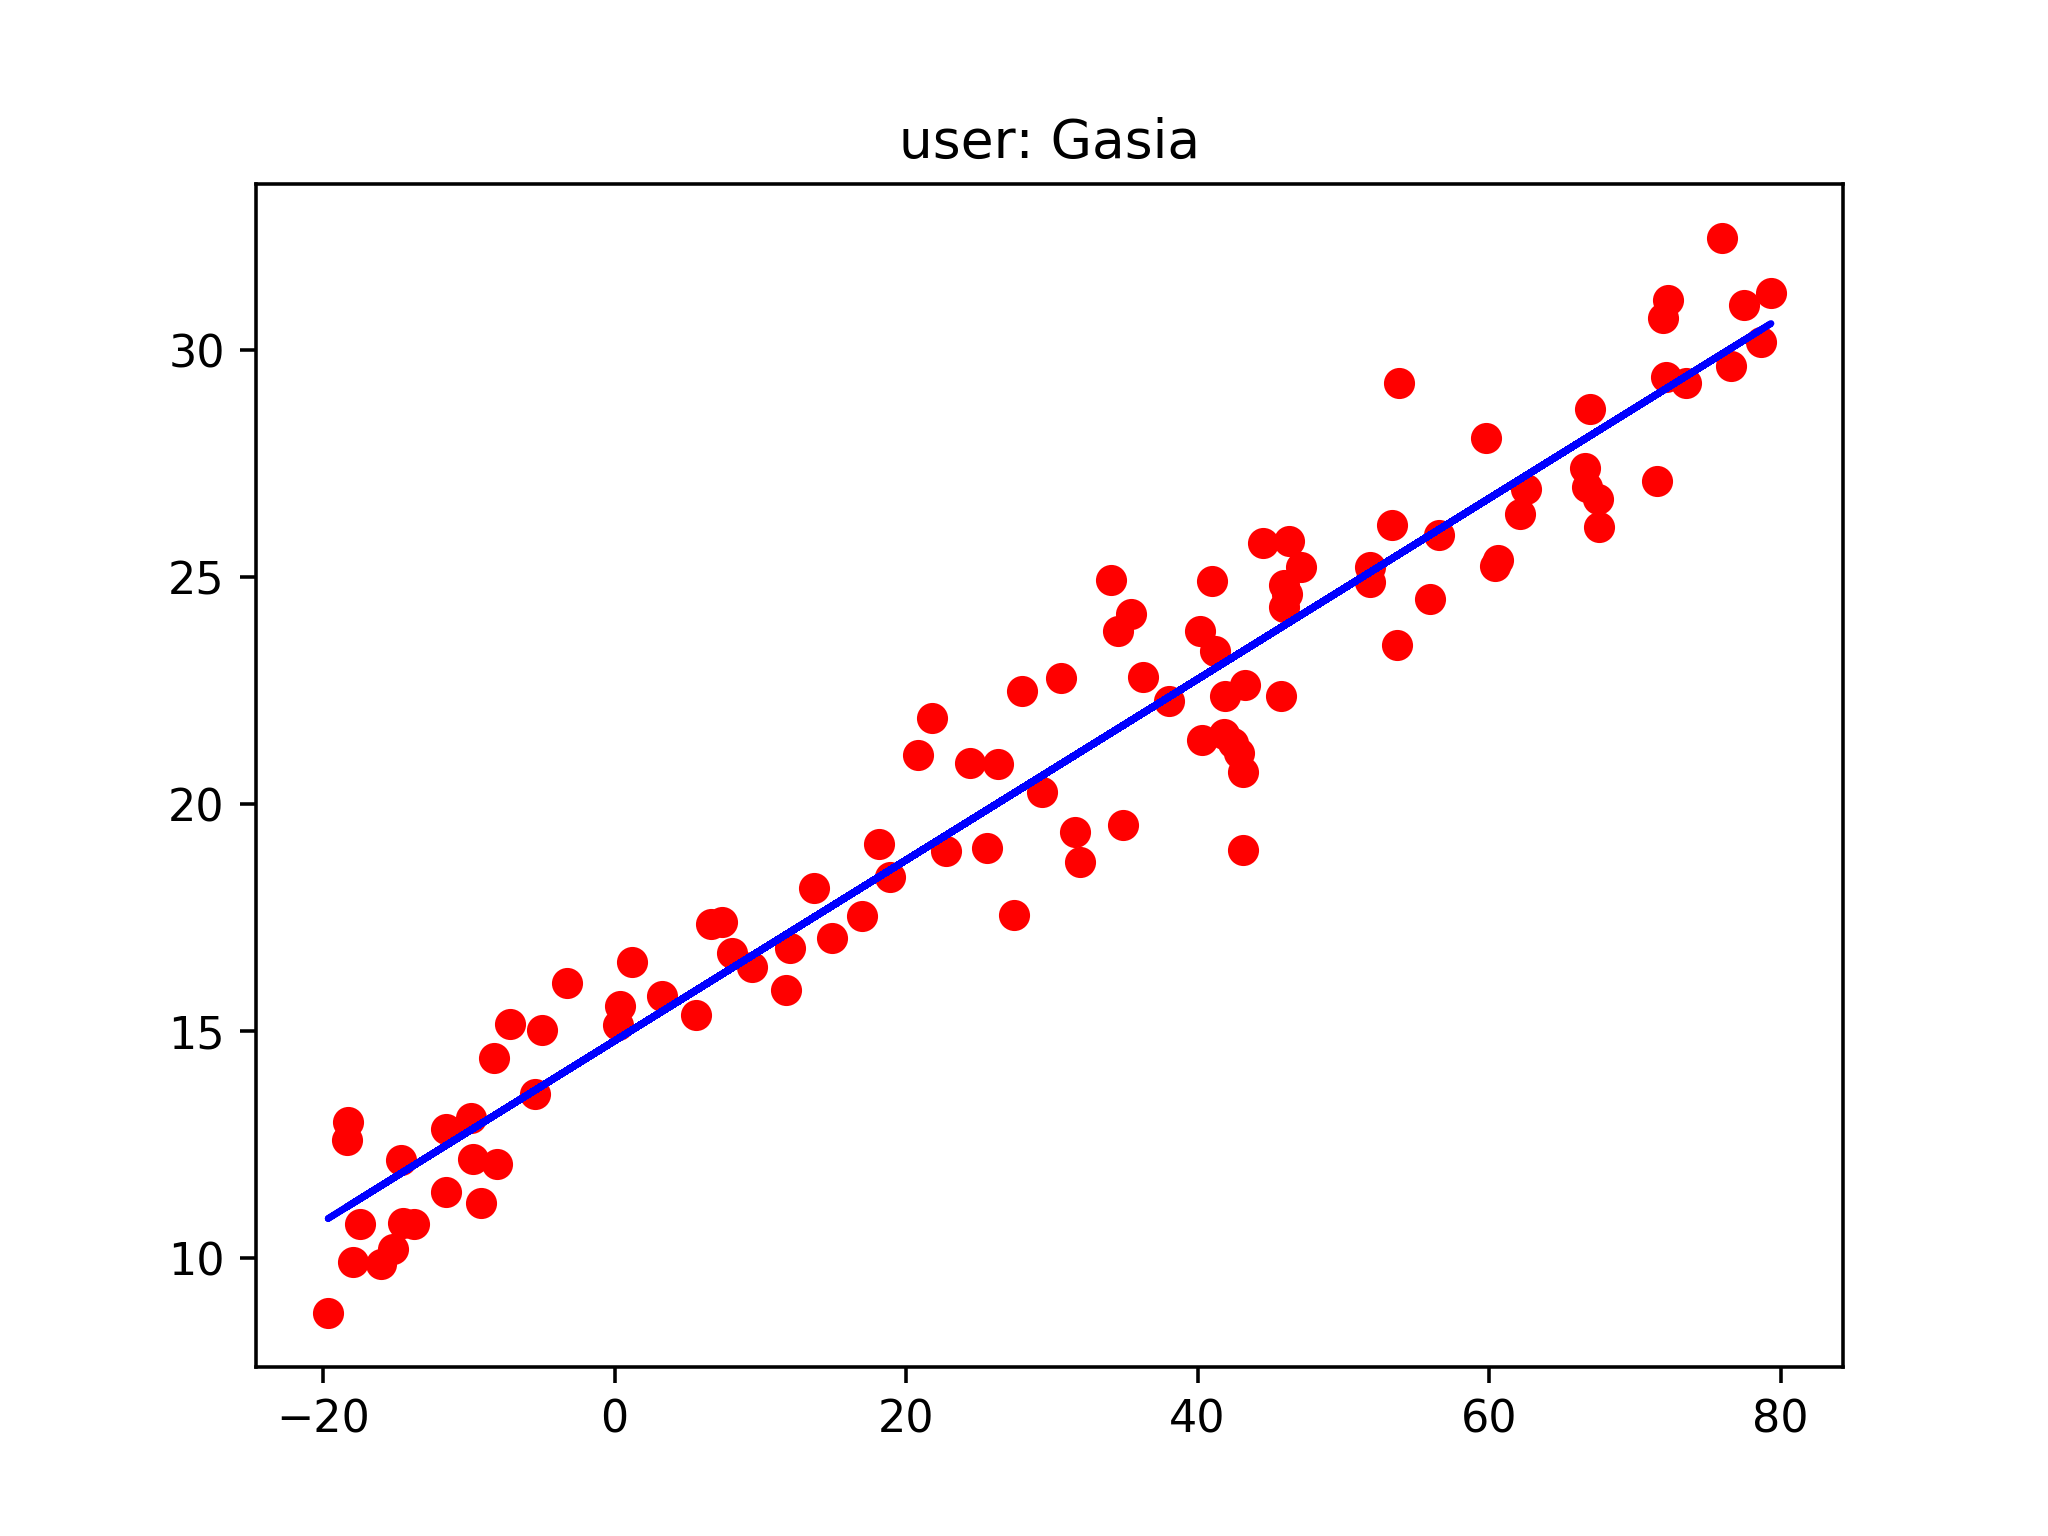

The script that drew this image:
#!/usr/bin/env python3
"""
Homework 1 of Machine Learning Course

Implement fit_linear_regression function.
Implement plot_fitted_line.

Example Usage:
    python3 homework1.py --user arsen

Make sure to test before submiting:
    python3 homework1.py test
"""
from __future__ import print_function
import argparse
import getpass
import hashlib
import matplotlib.pyplot as plt
import numpy as np


def parse_args(*argument_array):
    parser = argparse.ArgumentParser()
    parser.set_defaults(function=main)
    parser.add_argument('--user', default=getpass.getuser(),
                        help='Override system username with something else to '
                             'be include in the output file.')
    subs = parser.add_subparsers()
    test_parser = subs.add_parser('test')
    test_parser.set_defaults(function=test_function_signatures)
    args = parser.parse_args(*argument_array)
    return args


def test_function_signatures(args):
    beta = fit_linear_regression(np.array([[1, 2], [1, 3]]), np.array([2, 3]))
    # Make sure that fit_linear_regression returns a np.array
    assert type(beta) == np.ndarray
    # Make sure that fit_linear_regression returns beta of correct length
    assert beta.shape == (2,)
    # Make sure that fit_linear_regression returns beta of correct value
    assert np.abs(beta[0]) < 1e-10
    assert np.abs(beta[1] - 1) < 1e-10


def fit_linear_regression(data_matrix, response_vector):
    """
    :param data_matrix: A numpy matrix, i.e. array of shape (N, d+1),
            where each row is a data element (X)
    :param response_vector: A numpy array of shape (N,) of responses
            for each of the rows (y)
    :return: A vector containing the hyperplane equation (beta)
    """
    # TODO: Write the code that calculates beta_hat
    b0_hat, b1_hat = np.dot( np.dot( np.linalg.inv(np.dot(data_matrix.T, data_matrix)), data_matrix.T ), response_vector)
    return np.array([b0_hat, b1_hat])


def plot_fitted_line(b0, b1, X, Y, username):
    """
    :param b0: Intersept of line to plot
    :param b1: Slope of the line to plot
    :param X: An array of length N containing x coordinates of points
    :param Y: An array of length N containing y coordinates of points
    """
    # TODO: Write the plotting code.
    plt.title('user: {}'.format(username))
    line = b0 + b1*X
    plt.plot(X, Y,"o",color='r')
    plt.plot(X, line, color='b')
    plt.savefig('homework1.{}.png'.format(username), dpi=320)


def main(args):
    username_based_variance = 1 + 0.2 * (int(
        hashlib.sha1(args.user.encode('utf-8')).hexdigest(), 16) % 10)
    # Generate synthetic data
    beta_0 = 15
    beta_1 = 0.2
    # Generate 100 points uniform randomly in [-20, 80] interval
    X1 = np.random.uniform(-20, 80, 100)
    # Generate corresponding y_i normally distributed around b_0 + b_1 * x line
    Y = [np.random.normal(beta_0 + beta_1 * x,
                          np.sqrt(username_based_variance)) for x in X1]
    # Convert X1 into a matrix
    X = np.array([(1, x) for x in X1])
    # Get estimates for beta_0 and beta_1
    b0_hat, b1_hat = fit_linear_regression(X, Y)
    plot_fitted_line(b0_hat, b1_hat, X1, Y, args.user)

if __name__ == '__main__':
    args = parse_args()
    args.function(args)
